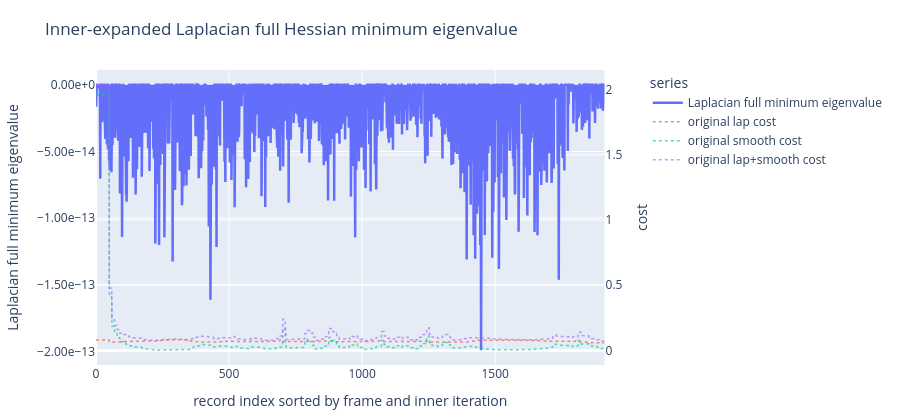
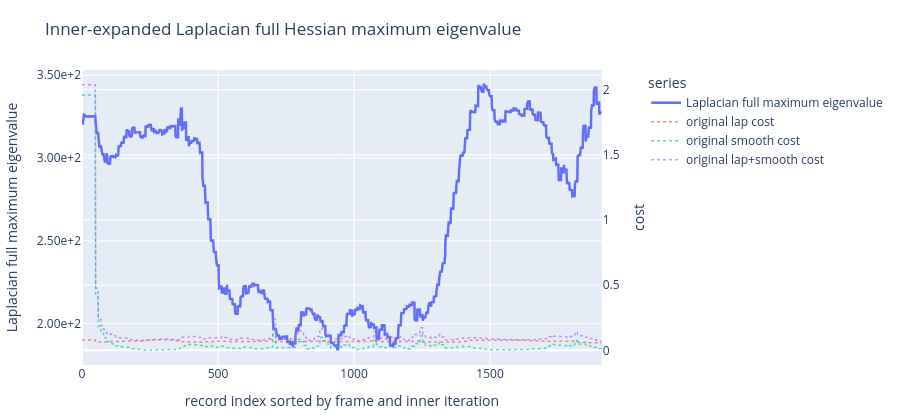

Notebook code cell kept with these figures, in order:
### Markdown cell above
## Inner-Iteration Hessian Eigenvalues With Costs

Uses every raw Hessian component matrix record, sorted by `(frame, inner_iter)`. This section is controlled by `PLOT_INNER`.

### Code cell
if PLOT_INNER:
    if hessian_frames.size == 0:
        raise ValueError("No Hessian inner-iteration records are available.")

    inner_order = np.lexsort((hessian_inner_iters, hessian_frames))
    ordered_frames = hessian_frames[inner_order]
    ordered_inner_iters = hessian_inner_iters[inner_order]
    inner_x = np.arange(inner_order.size)
    inner_customdata = np.column_stack([ordered_frames, ordered_inner_iters])

    print(f"inner-iteration Hessian records: {inner_order.size}")
    print(f"frame range: {int(ordered_frames.min())}..{int(ordered_frames.max())}")
    print(f"inner iteration range: {int(ordered_inner_iters.min())}..{int(ordered_inner_iters.max())}")

    plot_hessian_metric_grid(
        spectra=inner_hessian_spectra,
        x=inner_x,
        title_prefix="Inner-expanded",
        x_label="record index sorted by frame and inner iteration",
        cost_series=cost_series,
        value_indexer=inner_order,
        cost_indexer=ordered_frames,
        customdata=inner_customdata,
    )
else:
    print("PLOT_INNER is False; skipping inner-iteration Hessian plots.")

### Figure 1 — Plotly figure (JSON) as saved in the notebook; plotly's stock layout.template omitted (floating-point values rounded to 4 significant figures; data arrays with more than 128 entries replaced by an {"elided": "..."} marker saying what was removed)
{"data": [{"customdata": {"elided": "1912x2 int values"}, "hovertemplate": "record=%{x}<br>frame=%{customdata[0]}<br>inner_iter=%{customdata[1]}<br>Laplacian full minimum eigenvalue=%{y:.6e}<extra></extra>", "line": {"width": 2.5}, "mode": "lines", "name": "Laplacian full minimum eigenvalue", "type": "scatter", "x": {"elided": "1912 int values"}, "xaxis": "x", "y": {"elided": "1912 float values"}, "yaxis": "y"}, {"hovertemplate": "record index sorted by frame and inner iteration=%{x}<br>original lap cost=%{y:.6e}<extra></extra>", "line": {"dash": "dot", "width": 1.5}, "mode": "lines", "name": "original lap cost", "opacity": 0.65, "type": "scatter", "x": {"elided": "1912 int values"}, "xaxis": "x", "y": {"elided": "1912 float values"}, "yaxis": "y2"}, {"hovertemplate": "record index sorted by frame and inner iteration=%{x}<br>original smooth cost=%{y:.6e}<extra></extra>", "line": {"dash": "dot", "width": 1.5}, "mode": "lines", "name": "original smooth cost", "opacity": 0.65, "type": "scatter", "x": {"elided": "1912 int values"}, "xaxis": "x", "y": {"elided": "1912 float values"}, "yaxis": "y2"}, {"hovertemplate": "record index sorted by frame and inner iteration=%{x}<br>original lap+smooth cost=%{y:.6e}<extra></extra>", "line": {"dash": "dot", "width": 1.5}, "mode": "lines", "name": "original lap+smooth cost", "opacity": 0.65, "type": "scatter", "x": {"elided": "1912 int values"}, "xaxis": "x", "y": {"elided": "1912 float values"}, "yaxis": "y2"}], "layout": {"height": 420, "hovermode": "x unified", "legend": {"title": {"text": "series"}}, "margin": {"b": 55, "l": 70, "r": 70, "t": 70}, "title": {"text": "Inner-expanded Laplacian full Hessian minimum eigenvalue"}, "xaxis": {"anchor": "y", "domain": [0, 0.94], "title": {"text": "record index sorted by frame and inner iteration"}}, "yaxis": {"anchor": "x", "domain": [0, 1], "tickformat": ".2e", "title": {"text": "Laplacian full minimum eigenvalue"}, "type": "linear"}, "yaxis2": {"anchor": "x", "overlaying": "y", "side": "right", "title": {"text": "cost"}}}}

### Figure 2 — Plotly figure (JSON) as saved in the notebook; plotly's stock layout.template omitted (floating-point values rounded to 4 significant figures; data arrays with more than 128 entries replaced by an {"elided": "..."} marker saying what was removed)
{"data": [{"customdata": {"elided": "1912x2 int values"}, "hovertemplate": "record=%{x}<br>frame=%{customdata[0]}<br>inner_iter=%{customdata[1]}<br>Laplacian full maximum eigenvalue=%{y:.6e}<extra></extra>", "line": {"width": 2.5}, "mode": "lines", "name": "Laplacian full maximum eigenvalue", "type": "scatter", "x": {"elided": "1912 int values"}, "xaxis": "x", "y": {"elided": "1912 float values"}, "yaxis": "y"}, {"hovertemplate": "record index sorted by frame and inner iteration=%{x}<br>original lap cost=%{y:.6e}<extra></extra>", "line": {"dash": "dot", "width": 1.5}, "mode": "lines", "name": "original lap cost", "opacity": 0.65, "type": "scatter", "x": {"elided": "1912 int values"}, "xaxis": "x", "y": {"elided": "1912 float values"}, "yaxis": "y2"}, {"hovertemplate": "record index sorted by frame and inner iteration=%{x}<br>original smooth cost=%{y:.6e}<extra></extra>", "line": {"dash": "dot", "width": 1.5}, "mode": "lines", "name": "original smooth cost", "opacity": 0.65, "type": "scatter", "x": {"elided": "1912 int values"}, "xaxis": "x", "y": {"elided": "1912 float values"}, "yaxis": "y2"}, {"hovertemplate": "record index sorted by frame and inner iteration=%{x}<br>original lap+smooth cost=%{y:.6e}<extra></extra>", "line": {"dash": "dot", "width": 1.5}, "mode": "lines", "name": "original lap+smooth cost", "opacity": 0.65, "type": "scatter", "x": {"elided": "1912 int values"}, "xaxis": "x", "y": {"elided": "1912 float values"}, "yaxis": "y2"}], "layout": {"height": 420, "hovermode": "x unified", "legend": {"title": {"text": "series"}}, "margin": {"b": 55, "l": 70, "r": 70, "t": 70}, "title": {"text": "Inner-expanded Laplacian full Hessian maximum eigenvalue"}, "xaxis": {"anchor": "y", "domain": [0, 0.94], "title": {"text": "record index sorted by frame and inner iteration"}}, "yaxis": {"anchor": "x", "domain": [0, 1], "tickformat": ".2e", "title": {"text": "Laplacian full maximum eigenvalue"}, "type": "linear"}, "yaxis2": {"anchor": "x", "overlaying": "y", "side": "right", "title": {"text": "cost"}}}}
